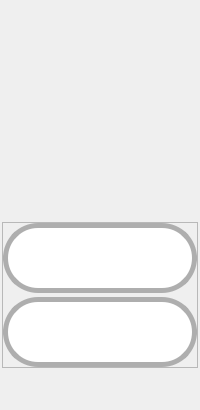
            <widget class="QWidget" name="employees_properties_panel">
             <layout class="QVBoxLayout" name="verticalLayout_49">
              <property name="spacing">
               <number>2</number>
              </property>
              <property name="leftMargin">
               <number>2</number>
              </property>
              <property name="topMargin">
               <number>2</number>
              </property>
              <property name="rightMargin">
               <number>2</number>
              </property>
              <property name="bottomMargin">
               <number>2</number>
              </property>
              <item>
               <spacer name="verticalSpacer_14">
                <property name="orientation">
                 <enum>Qt::Vertical</enum>
                </property>
                <property name="sizeType">
                 <enum>QSizePolicy::Minimum</enum>
                </property>
                <property name="sizeHint" stdset="0">
                 <size>
                  <width>20</width>
                  <height>220</height>
                 </size>
                </property>
               </spacer>
              </item>
              <item>
               <widget class="QFrame" name="frame_2">
                <property name="sizePolicy">
                 <sizepolicy hsizetype="Preferred" vsizetype="Preferred">
                  <horstretch>0</horstretch>
                  <verstretch>0</verstretch>
                 </sizepolicy>
                </property>
                <property name="styleSheet">
                 <string notr="true"/>
                </property>
                <property name="frameShape">
                 <enum>QFrame::StyledPanel</enum>
                </property>
                <property name="frameShadow">
                 <enum>QFrame::Raised</enum>
                </property>
                <layout class="QVBoxLayout" name="verticalLayout_13">
                 <property name="spacing">
                  <number>4</number>
                 </property>
                 <property name="leftMargin">
                  <number>0</number>
                 </property>
                 <property name="topMargin">
                  <number>0</number>
                 </property>
                 <property name="rightMargin">
                  <number>0</number>
                 </property>
                 <property name="bottomMargin">
                  <number>0</number>
                 </property>
                 <item>
                  <widget class="QPushButton" name="employee_add_btn2">
                   <property name="minimumSize">
                    <size>
                     <width>70</width>
                     <height>70</height>
                    </size>
                   </property>
                   <property name="toolTip">
                    <string>Add supervisor</string>
                   </property>
                   <property name="styleSheet">
                    <string notr="true">QPushButton{
	border-style: solid;	
	border-width: 5px;
	border-radius:35px;
	border-color: rgb(174, 174, 174);

	padding: 10px;
	
	
	background-color: rgb(255, 255, 255);
	image: url(:/icons/icons/plus.svg);
	
}


QPushButton:hover{
	
	image: url(:/icons/icons/plus2.svg);
}
QPushButton:pressed{
	
	background-color: rgb(100, 100, 100);
	image: url(:/icons/icons/plus2.svg);
}
</string>
                   </property>
                   <property name="text">
                    <string/>
                   </property>
                   <property name="icon">
                    <iconset>
                     <normaloff>:/icons/icons/add.svg</normaloff>:/icons/icons/add.svg</iconset>
                   </property>
                   <property name="iconSize">
                    <size>
                     <width>60</width>
                     <height>60</height>
                    </size>
                   </property>
                   <property name="autoRepeat">
                    <bool>false</bool>
                   </property>
                  </widget>
                 </item>
                 <item>
                  <widget class="QPushButton" name="employee_remove_btn">
                   <property name="minimumSize">
                    <size>
                     <width>70</width>
                     <height>70</height>
                    </size>
                   </property>
                   <property name="toolTip">
                    <string>Remove supervisor</string>
                   </property>
                   <property name="styleSheet">
                    <string notr="true">QPushButton{

	border-style: solid;	
	border-width: 5px;
	border-radius:35px;
	border-color: rgb(174, 174, 174);

	padding: 10px;

	
	image: url(:/icons/icons/trash-can-with-cover.svg) ;
	background-color: rgb(255, 255, 255);
 	

	
}


QPushButton:hover{

	image: url(:/icons/icons/trash-can-with-cover.svg);
	background-color: rgb(200, 200, 200);
}


QPushButton:pressed{
	image: url(:/icons/icons/trash-can-with-cover.svg);
	background-color: rgb(200, 200, 200);
}

</string>
                   </property>
                   <property name="text">
                    <string/>
                   </property>
                   <property name="iconSize">
                    <size>
                     <width>30</width>
                     <height>30</height>
                    </size>
                   </property>
                  </widget>
                 </item>
                </layout>
               </widget>
              </item>
              <item>
               <spacer name="verticalSpacer">
                <property name="orientation">
                 <enum>Qt::Vertical</enum>
                </property>
                <property name="sizeHint" stdset="0">
                 <size>
                  <width>20</width>
                  <height>40</height>
                 </size>
                </property>
               </spacer>
              </item>
             </layout>
            </widget>
